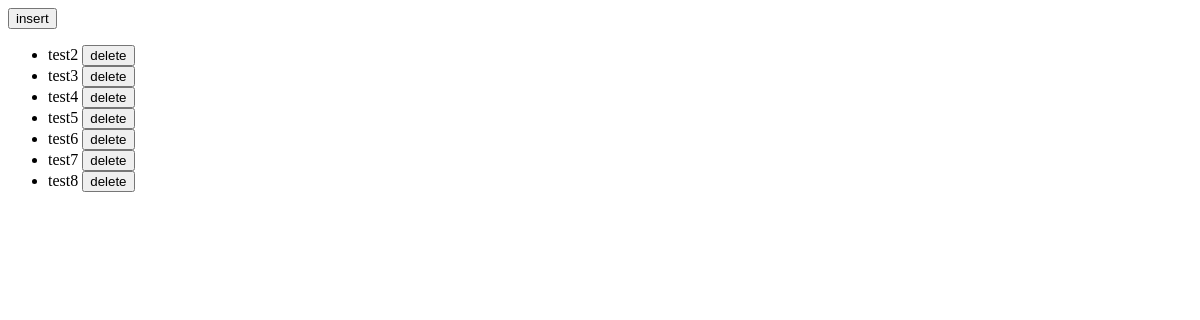
Before: / with the older database file.
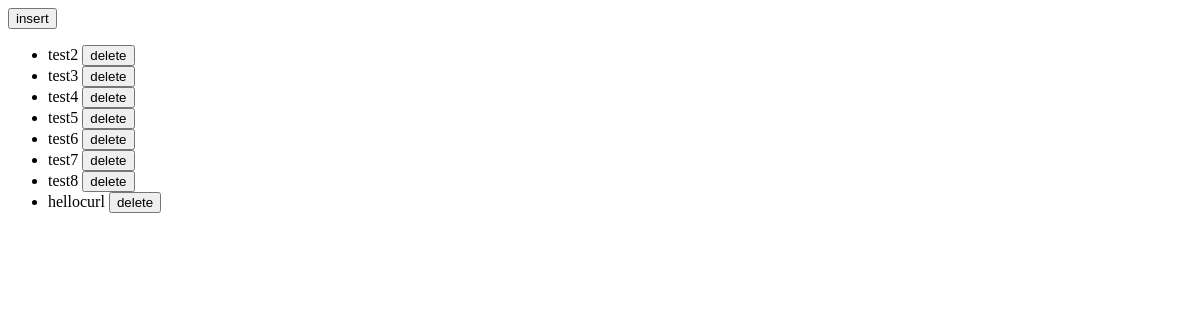
After: the same page with the newer database file.
### tables this page shows
CREATE TABLE todo(id integer primary key AUTOINCREMENT,content varchar(200) );

### todo/main.py (the view)
@app.route('/')
def index():
    db=TodoDb()
    todo=db.read_all()
    return render_template('index.html',data=todo)

### todo/db.py (called while the page is built)
    def cursor(self):
        return self.conn.cursor()

    def read_all(self):
        cursor = self.cursor()
        data=cursor.execute('select  id ,content from todo')
        data=data.fetchall()
        return data

### todo/templates/index.html (shortened to what this page needs)
<!DOCTYPE html>
<html lang="zh">
<head>
</head>
<body>
        <button onclick="showDialog()">insert</button>
<ul>
      {% for value in data %}
        <li>{{ value[1] }} <button onclick="deleteTodo( {{ value[0] }} )">delete</button></li>
      {% endfor %}
</ul>
</body>
</html>

Changed rows visible on the page:
added todo: content "hellocurl"
